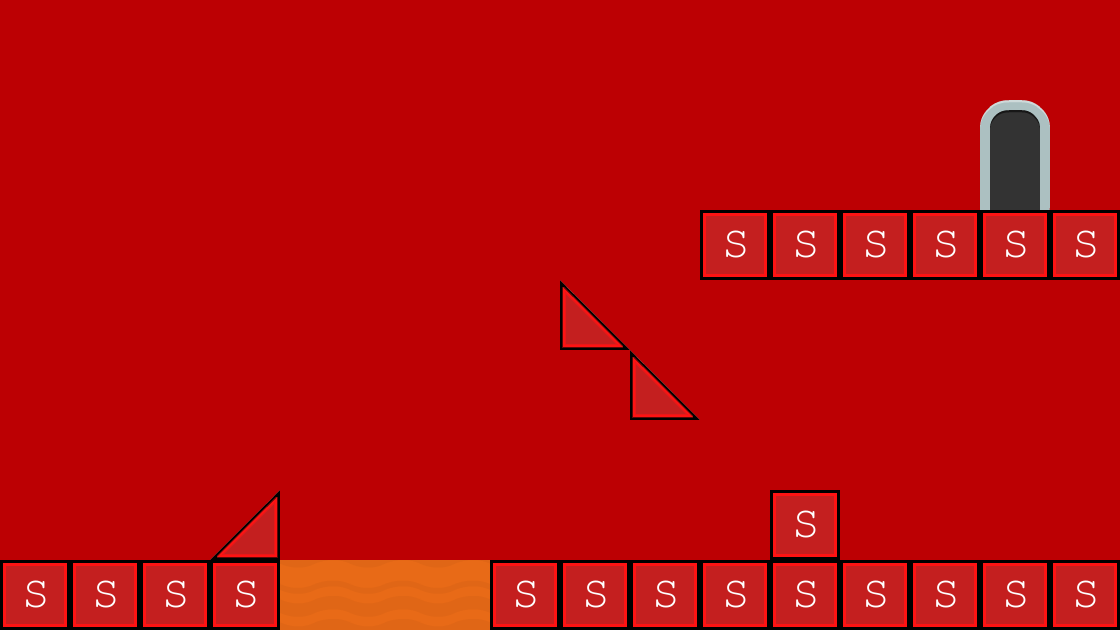

This is a level from a 2D game, rendered from its Tiled map with the project's own tilesets. A one-line summary and the map file follow, with tile-layer data summarised:
An orthogonal 16x9 tile map with 70x70 px tiles, 4 tile layers (Tile Layer 1, collisions, background1, background2), 2 tilesets and 2 objects (2x BadGuy).

<map version="1.0" orientation="orthogonal" width="16" height="9" tilewidth="70" tileheight="70" backgroundcolor="#bc0003">
 <properties>
  <property name="type" value="l slope" />
 </properties>
 <tileset firstgid="1" name="background-tiles" tilewidth="70" tileheight="70">
  <image source="../img/background-tiles.png" width="910" height="910" />
 </tileset>
 <tileset firstgid="170" name="meta-tiles" tilewidth="70" tileheight="70">
  <image source="../img/meta-tiles.png" width="350" height="70" />
  <tile id="1">
   <properties>
    <property name="type" value="lslope" />
   </properties>
  </tile>
  <tile id="3">
   <properties>
    <property name="type" value="rslope" />
   </properties>
  </tile>
  <tile id="4">
   <properties>
    <property name="type" value="solid" />
   </properties>
  </tile>
 </tileset>
 <layer name="Tile Layer 1" width="16" height="9">
  <data>[144 cells, 25 non-empty, 8 distinct tile ids]</data>
 </layer>
 <layer name="collisions" width="16" height="9">
  <data>[144 cells, 23 non-empty, 3 distinct tile ids]</data>
 </layer>
 <objectgroup name="EnemyEntities" width="16" height="9">
  <object name="BadGuy" type="BadGuy" x="700" y="139" width="279" height="71" />
  <object name="BadGuy" x="491" y="491" width="279" height="69" />
 </objectgroup>
 <layer name="background1" width="16" height="9">
  <data>[144 cells, 0 non-empty, 0 distinct tile ids]</data>
 </layer>
 <layer name="background2" width="16" height="9">
  <data>[144 cells, 3 non-empty, 1 distinct tile ids]</data>
 </layer>
</map>
